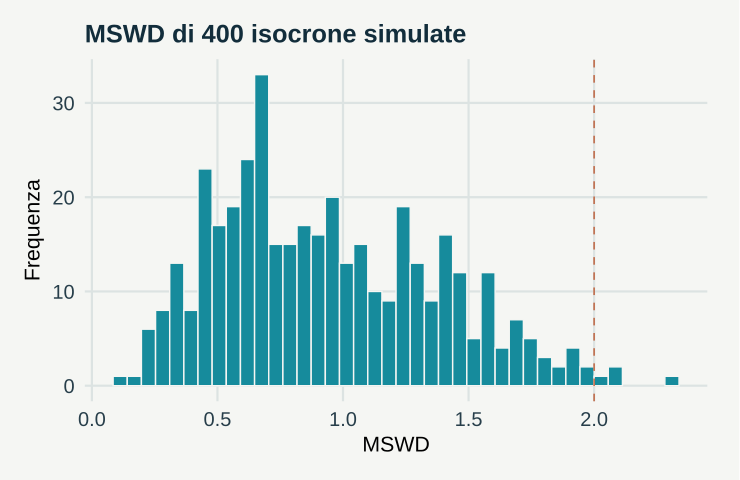

Generate this figure with R:
# GeoStat Lab — funzioni comuni. R >= 4.3; ggplot2 >= 3.4; jsonlite.
suppressPackageStartupMessages(library(ggplot2))
col_geo <- c('#168B9C','#BC5B35','#7054A4','#A17B19','#227864','#64748B')
theme_set(theme_minimal(base_size=17, base_family='sans') + theme(
  plot.background=element_rect(fill='#F5F6F3',colour=NA),
  panel.background=element_rect(fill='#F5F6F3',colour=NA),
  panel.grid.minor=element_blank(),panel.grid.major=element_line(colour='#DCE3E2'),
  plot.title=element_text(size=19,face='bold',colour='#122D3B'),
  plot.subtitle=element_text(size=13,colour='#405560',margin=margin(b=12)),
  axis.text=element_text(size=15,colour='#273E4A'),axis.title=element_text(size=16),
  legend.position='bottom',legend.title=element_blank(),legend.text=element_text(size=14),
  strip.text=element_text(size=15,face='bold'),plot.margin=margin(18,24,18,18)))
metric <- function(...) data.frame(grandezza=names(c(...)),valore=as.character(c(...)),check.names=FALSE)
f <- function(x,d=3) {out<-formatC(x,digits=d,format='fg');out[!is.finite(x)]<-'Non definito';out}
line_plot <- function(d,x='x',y='y',title='',xl=x,yl=y,group=NULL) {
 p<-ggplot(d,aes(x=.data[[x]],y=.data[[y]]))
 if(is.null(group)) p<-p+geom_line(colour=col_geo[1],linewidth=1.05) else p<-p+aes(colour=.data[[group]],group=.data[[group]])+geom_line(linewidth=1)+scale_colour_manual(values=col_geo)
 p+labs(title=title,x=xl,y=yl)
}
point_plot <- function(d,x='x',y='y',title='',xl=x,yl=y,group=NULL) {
 p<-ggplot(d,aes(x=.data[[x]],y=.data[[y]]))
 if(is.null(group))p<-p+geom_point(colour=col_geo[1],size=2.5,alpha=.8) else p<-p+aes(colour=.data[[group]])+geom_point(size=2.7,alpha=.85)+scale_colour_manual(values=col_geo)
 p+labs(title=title,x=xl,y=yl)
}
hist_plot<-function(x,title='',xl='Valore',bins=20)ggplot(data.frame(x=x),aes(x))+geom_histogram(bins=bins,fill=col_geo[1],colour='#F5F6F3')+labs(title=title,x=xl,y='Frequenza')
bar_plot<-function(d,x='gruppo',y='valore',title='',yl='Valore')ggplot(d,aes(x=.data[[x]],y=.data[[y]],fill=.data[[x]]))+geom_col(width=.65)+scale_fill_manual(values=rep(col_geo,length.out=length(unique(d[[x]])) ))+guides(fill='none')+labs(title=title,x=NULL,y=yl)
map_plot<-function(d,z='z',title='',xl='Est [km]',yl='Nord [km]')ggplot(d,aes(x,y,fill=.data[[z]]))+geom_raster()+coord_equal()+scale_fill_gradientn(colours=c('#153F56','#298C9C','#B8CDB2','#F1D889','#AD542F'))+labs(title=title,x=xl,y=yl)
acf_data<-function(x,lag=20){a<-acf(x,lag.max=min(lag,length(x)-1),plot=FALSE);data.frame(x=as.vector(a$lag)[-1],y=as.vector(a$acf)[-1])}
# AR(1), distribuzione marginale stazionaria N(0, 1).
ar_series<-function(n,rho){x<-numeric(n);x[1]<-rnorm(1);for(i in 2:n)x[i]<-rho*x[i-1]+sqrt(1-rho^2)*rnorm(1);x}
# Distanze euclidee in unità metriche già dichiarate; nessuna conversione implicita di CRS.
dist_cross<-function(a,b)sqrt(outer(a[,1],b[,1],'-')^2+outer(a[,2],b[,2],'-')^2)
# Predittore IDW: i punti coincidenti ricevono esattamente il valore osservato.
idw<-function(xy,z,new,power=2){dd<-dist_cross(new,xy);apply(dd,1,function(d)if(any(d<1e-10))mean(z[d<1e-10])else weighted.mean(z,d^(-power)))}
# CART didattico binario: divisioni assiali che minimizzano l'impurità di Gini.
cart_fit<-function(x,y,depth=2,minleaf=4){
 node<-list(p=mean(y),n=length(y));if(depth<1||length(unique(y))<2||length(y)<2*minleaf)return(node)
 best<-Inf
 for(j in seq_len(ncol(x))){v<-sort(unique(x[,j])); if(length(v)<2)next
  for(cut in (head(v,-1)+tail(v,-1))/2){left<-x[,j]<=cut;nl<-sum(left);nr<-sum(!left);if(min(nl,nr)<minleaf)next
   score<-nl*mean(y[left])*(1-mean(y[left]))+nr*mean(y[!left])*(1-mean(y[!left]))
   if(score<best){best<-score;node$j<-j;node$cut<-cut;split<-left}
  }
 }
 if(is.finite(best)){node$left<-cart_fit(x[split,,drop=FALSE],y[split],depth-1,minleaf);node$right<-cart_fit(x[!split,,drop=FALSE],y[!split],depth-1,minleaf)};node
}
cart_predict<-function(tree,x)apply(x,1,function(row){t<-tree;while(!is.null(t$j))t<-if(row[t$j]<=t$cut)t$left else t$right;t$p})
p <- list(k = 1, n = 10, seed = 17)
set.seed(p$seed)
york <- function(x, sx, y, sy) {
    wx <- 1/sx^2
    wy <- 1/sy^2
    b <- coef(lm(y ~ x))[[2]]
    for (k in 1:60) {
        W <- wx * wy/(wx + b^2 * wy)
        X <- sum(W * x)/sum(W)
        Y <- sum(W * y)/sum(W)
        be <- W * ((x - X)/wy + b * (y - Y)/wx)
        b <- sum(W * be * (y - Y))/sum(W * be * (x - X))
    }
    u <- be - sum(W * be)/sum(W)
    a <- Y - b * X
    c(b = b, sb = sqrt(1/sum(W * u^2)), mswd = sum(W * (y - a - b * x)^2)/(length(x) - 2))
}

lam <- 1.3972e-11

bt <- exp(lam * 3e+08) - 1

xt <- seq(0.2, 12, length.out = p$n)

sx <- 0.01 * xt

sy <- rep(1.1e-05, p$n)

sim <- t(replicate(400, {
    x <- xt + rnorm(p$n, 0, p$k * sx)
    y <- 0.7085 + bt * xt + rnorm(p$n, 0, p$k * sy)
    york(x, sx, y, sy)
}))

eta <- log(1 + sim[, "b"])/lam/1e+06

s_eta <- sim[, "sb"]/(lam * (1 + sim[, "b"]))/1e+06

soglia <- 1 + 2 * sqrt(2/(p$n - 2))

data <- data.frame(mswd = sim[, "mswd"])

plots <- list(hist_plot(sim[, "mswd"], title = "MSWD di 400 isocrone simulate", xl = "MSWD", bins = 40) + 
    geom_vline(xintercept = soglia, linetype = 2, colour = col_geo[2]))

metrics <- metric(`MSWD medio` = f(mean(sim[, "mswd"])), `Soglia 1+2√(2/f)` = f(soglia), `Quota oltre la soglia` = f(mean(sim[, 
    "mswd"] > soglia)), `Copertura dell’intervallo a 2σ` = f(mean(abs(eta - 300) < 2 * s_eta)))
print(metrics,row.names=FALSE)
ggplot2::ggsave('m19-mswd-A.svg',plots[[1]],device=svglite::svglite,width=7.7,height=5.0,bg='#F8F6F1')
